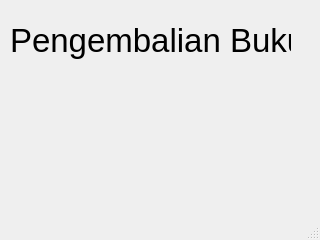
<?xml version="1.0" encoding="UTF-8"?>
<ui version="4.0">
 <class>MainWindow</class>
 <widget class="QMainWindow" name="MainWindow">
  <property name="geometry">
   <rect>
    <x>0</x>
    <y>0</y>
    <width>320</width>
    <height>240</height>
   </rect>
  </property>
  <property name="windowTitle">
   <string>MainWindow</string>
  </property>
  <widget class="QWidget" name="centralwidget">
   <widget class="QLabel" name="label">
    <property name="geometry">
     <rect>
      <x>10</x>
      <y>10</y>
      <width>281</width>
      <height>61</height>
     </rect>
    </property>
    <property name="font">
     <font>
      <pointsize>25</pointsize>
     </font>
    </property>
    <property name="text">
     <string>Pengembalian Buku</string>
    </property>
   </widget>
  </widget>
  <widget class="QMenuBar" name="menubar">
   <property name="geometry">
    <rect>
     <x>0</x>
     <y>0</y>
     <width>320</width>
     <height>21</height>
    </rect>
   </property>
  </widget>
  <widget class="QStatusBar" name="statusbar"/>
 </widget>
 <resources/>
 <connections/>
</ui>
